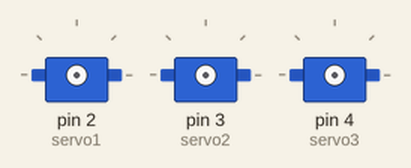
Bench run of a sketch on a simulated Arduino Uno, built with avr-gcc and run on an emulated ATmega328P. Parts: 3 × servo. The local clock reads 2024-03-15 10:24:30 at power-on unless the sketch sets it.

Above: at 0.1 s.
At 2.4 s:
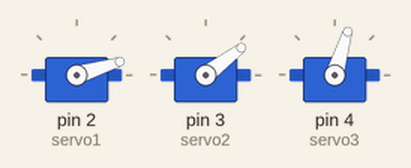
At 7.7 s:
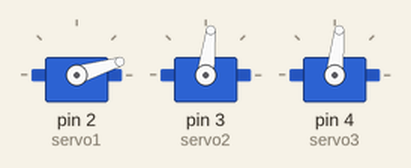
At 11.4 s:
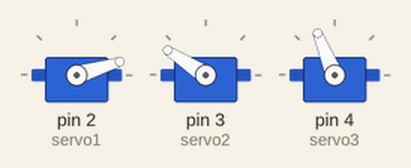
At 17.2 s:
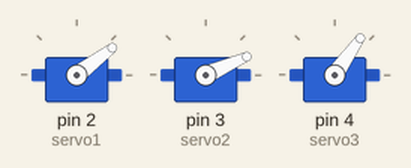
At 36.9 s:
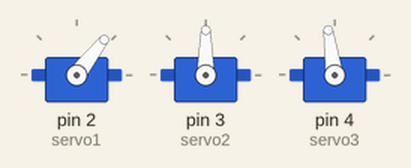
Timing chart, 0 to 40.0 s (numbered marks = the images above):
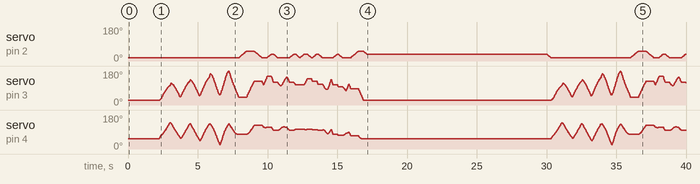

The sketch:

plotclock_V1.ino
```cpp
#define SERVOFAKTOR 650

// length of arms
#define L1 35          //x and y servo
#define L2 55.1          //pen handle
#define L3 13.2        // z servo


// origin points of left and right servo
#define O1X 22         // space between x and origin of the first servo (Right)
#define O1Y -25       // space between y and origin of the first servo (same as the second)
#define O2X 47        //space between x and origin of the second servo (Right)
#define O2Y -25        //space between y and origin of the second servo (same as the first)

// Zero-position of left and right servo
#define SERVOLEFTNULL 1890        //zero points defined as the left edge of the left servo
#define SERVORIGHTNULL 960        //zero points defined as the left edge of the right servo

// lift positions of lifting servo
#define LIFT0 1080      // on drawing surface
#define LIFT1 925       // between numbers
#define LIFT2 725       // going towards sweeper

#define LIFTSPEED 1500  // speed of liftimg arm, higher is slower
#include <Wire.h>
#include <TimeLib.h>
#include <DS1307RTC.h>
#include <Servo.h>

int servoLift = 1500;

Servo servo1;  //
Servo servo2;  //
Servo servo3;  //

int val;    // variable to read the value from the analog pin

volatile double lastX = 75;
volatile double lastY = 35;

int last_min = 0;  //initialize the last min as 0 (changes while the code is running due to time change)

void setup()
{
  // Set current time to hours and mins only

  drawTo(75, 35); //moving the pen to this location at start to write the first number
  lift(0);        //moving the pen into the board to start writing
  servo1.attach(2);  //  lifting servo
  servo2.attach(3);  //  left servo
  servo3.attach(4);  //  right servo
  delay(1000);

}

void loop() {
  tmElements_t tm;
  RTC.read(tm);
  int i = 0;
  if (last_min != tm.Minute) {     //changing the time each min
    lift(0);
    while ((i + 1) * 10 <= tm.Hour)           // writing hours in two digits
    {
      i++;
    }
    number(5, 5, 111, 2);                   // clear screen
    number(7, 10, i, 1.2);                   // first digit defined as 0 or 1 or 2 only
    number(14, 10, (tm.Hour - i * 10), 1.2);   // second digit
    number(20, 10, 11, 1.2);                   // ':'
    i = 0;                                      // reseting the value
    while ((i + 1) * 10 <= tm.Minute)              //writing min in two digits
    {
      i++;
    }
    number(26, 10, i, 1.2);                       // first digit
    number(32, 10, (tm.Minute - i * 10), 1.2);     // second digit
    lift(2);                                      //lifting the pen up to erase

    drawTo(75, 35);     // eraser position
    lift(1);
    last_min = tm.Minute;  //keep tracking time
  }
}

// Writing numeral with bx by being the bottom left originpoint. Scale 1 equals a 20 mm high font.
void number(float bx, float by, int num, float scale) {

  switch (num) {

    case 0:                      //drawing 0
      drawTo(bx + 12 * scale, by + 6 * scale);
      lift(0);
      bogenGZS(bx + 7 * scale, by + 10 * scale, 10 * scale, -0.8, 6.7, 0.5);
      lift(1);
      break;
    case 1:                     //drawing 1

      drawTo(bx + 3 * scale, by + 15 * scale);
      lift(0);
      drawTo(bx + 10 * scale, by + 20 * scale);
      drawTo(bx + 10 * scale, by + 0 * scale);
      lift(1);
      break;
    case 2:                    //drawing 2
      drawTo(bx + 2 * scale, by + 12 * scale);
      lift(0);
      bogenUZS(bx + 8 * scale, by + 14 * scale, 6 * scale, 3, -0.8, 1);
      drawTo(bx + 1 * scale, by + 0 * scale);
      drawTo(bx + 12 * scale, by + 0 * scale);
      lift(1);
      break;
    case 3:                   //drawing 3
      drawTo(bx + 2 * scale, by + 17 * scale);
      lift(0);
      bogenUZS(bx + 5 * scale, by + 15 * scale, 5 * scale, 3, -2, 1);
      bogenUZS(bx + 5 * scale, by + 5 * scale, 5 * scale, 1.57, -3, 1);
      lift(1);
      break;
    case 4:                   //drawing 4
      drawTo(bx + 10 * scale, by + 0 * scale);
      lift(0);
      drawTo(bx + 10 * scale, by + 20 * scale);
      drawTo(bx + 2 * scale, by + 6 * scale);
      drawTo(bx + 12 * scale, by + 6 * scale);
      lift(1);
      break;
    case 5:                   //drawing 5
      drawTo(bx + 2 * scale, by + 5 * scale);
      lift(0);
      bogenGZS(bx + 5 * scale, by + 6 * scale, 6 * scale, -2.5, 2, 1);
      drawTo(bx + 5 * scale, by + 20 * scale);
      drawTo(bx + 12 * scale, by + 20 * scale);
      lift(1);
      break;
    case 6:                   //drawing 6
      drawTo(bx + 2 * scale, by + 10 * scale);
      lift(0);
      bogenUZS(bx + 7 * scale, by + 6 * scale, 6 * scale, 2, -4.4, 1);
      drawTo(bx + 11 * scale, by + 20 * scale);
      lift(1);
      break;
    case 7:                 //drawing 7
      drawTo(bx + 2 * scale, by + 20 * scale);
      lift(0);
      drawTo(bx + 12 * scale, by + 20 * scale);
      drawTo(bx + 2 * scale, by + 0);
      lift(1);
      break;
    case 8:                   //drawing 8
      drawTo(bx + 5 * scale, by + 10 * scale);
      lift(0);
      bogenUZS(bx + 5 * scale, by + 15 * scale, 5 * scale, 4.7, -1.6, 1);
      bogenGZS(bx + 5 * scale, by + 5 * scale, 5 * scale, -4.7, 2, 1);
      lift(1);
      break;

    case 9:                  //drawing 9
      drawTo(bx + 9 * scale, by + 11 * scale);
      lift(0);
      bogenUZS(bx + 7 * scale, by + 15 * scale, 5 * scale, 4, -0.5, 1);
      drawTo(bx + 5 * scale, by + 0);
      lift(1);
      break;

    case 111:              //erasing
      //lift(2);
      //drawTo(75, 47.5);
      lift(0);
      drawTo(65, 43);

      drawTo(65, 43);
      drawTo(5, 43);
      drawTo(5, 35);
      drawTo(65, 35);
      drawTo(65, 30);

      drawTo(5, 30);
      drawTo(5, 25);
      drawTo(65, 25);
      drawTo(65, 20);

      drawTo(5, 20);
      drawTo(5, 10);
      drawTo(65, 10);
      drawTo(65, 5);

      drawTo(5, 5);
      drawTo(60, 44);
      lift(2);


      break;
    case 11:                           //drawing ':'
      drawTo(bx + 5 * scale, by + 15 * scale);
      lift(0);
      bogenGZS(bx + 5 * scale, by + 15 * scale, 0.1 * scale, 1, -1, 1);
      lift(1);
      drawTo(bx + 5 * scale, by + 0 * scale);
      lift(0);
      bogenGZS(bx + 5 * scale, by + 5 * scale, 0.1 * scale, 1, -1, 1);
      lift(1);
      break;

  }
}


void lift(char lift) {
  switch (lift) {

    case 2:     //850       //Writing

      if (servoLift >= LIFT0) {
        while (servoLift >= LIFT0)
        {
          servoLift--;
          servo1.writeMicroseconds(servoLift);
          delayMicroseconds(LIFTSPEED);
        }
      }
      else {
        while (servoLift <= LIFT0) {
          servoLift++;
          servo1.writeMicroseconds(servoLift);
          delayMicroseconds(LIFTSPEED);

        }

      }

      break;

    case 1:              //150                  //lifting between numbers

      if (servoLift >= LIFT1) {
        while (servoLift >= LIFT1) {
          servoLift--;
          servo1.writeMicroseconds(servoLift);
          delayMicroseconds(LIFTSPEED);

        }
      }
      else {
        while (servoLift <= LIFT1) {
          servoLift++;
          servo1.writeMicroseconds(servoLift);
          delayMicroseconds(LIFTSPEED);
        }

      }

      break;

    case 0:                        //going up towards the eraser

      if (servoLift >= LIFT2) {
        while (servoLift >= LIFT2) {
          servoLift--;
          servo1.writeMicroseconds(servoLift);
          delayMicroseconds(LIFTSPEED);
        }
      }
      else {
        while (servoLift <= LIFT2) {
          servoLift++;
          servo1.writeMicroseconds(servoLift);
          delayMicroseconds(LIFTSPEED);
        }
      }
      break;
  }
}
void bogenUZS(float bx, float by, float radius, int start, int ende, float sqee) {
  float inkr = -0.05;
  float count = 0;

  do {
    drawTo(sqee * radius * cos(start + count) + bx,
    radius * sin(start + count) + by);
    count += inkr;
  }
  while ((start + count) > ende);

}

void bogenGZS(float bx, float by, float radius, int start, int ende, float sqee) {
  float inkr = 0.05;
  float count = 0;

  do {
    drawTo(sqee * radius * cos(start + count) + bx,
    radius * sin(start + count) + by);
    count += inkr;
  }
  while ((start + count) <= ende);
}


void drawTo(double pX, double pY) {
  double dx, dy, c;
  int i;

  // dx dy of new point
  dx = pX - lastX;
  dy = pY - lastY;
  //path lenght in mm, times 4 equals 4 steps per mm
  c = floor(4 * sqrt(dx * dx + dy * dy));

  if (c < 1) c = 1;

  for (i = 0; i <= c; i++) {
    // draw line point by point
    set_XY(lastX + (i * dx / c), lastY + (i * dy / c));

  }

  lastX = pX;
  lastY = pY;
}

double return_angle(double a, double b, double c) {
  // cosine rule for angle between c and a
  return acos((a * a + c * c - b * b) / (2 * a * c));
}

void set_XY(double Tx, double Ty)
{
  delay(1);
  double dx, dy, c, a1, a2, Hx, Hy;

  // calculate triangle between pen, servoLeft and arm joint
  // cartesian dx/dy
  dx = Tx - O1X;
  dy = Ty - O1Y;

  // polar lemgth (c) and angle (a1)
  c = sqrt(dx * dx + dy * dy); //
  a1 = atan2(dy, dx); //
  a2 = return_angle(L1, L2, c);
  servo2.writeMicroseconds(floor(((a2 + a1 - M_PI) * SERVOFAKTOR) + SERVOLEFTNULL));

  a2 = return_angle(L2, L1, c);
  Hx = Tx + L3 * cos((a1 - a2 + 0.637) + M_PI); //36,5°
  Hy = Ty + L3 * sin((a1 - a2 + 0.637) + M_PI);
  dx = Hx - O2X;
  dy = Hy - O2Y;

  c = sqrt(dx * dx + dy * dy);
  a1 = atan2(dy, dx);
  a2 = return_angle(L1, (L2 - L3), c);
  servo3.writeMicroseconds(floor(((a1 - a2) * SERVOFAKTOR) + SERVORIGHTNULL));
}
```
